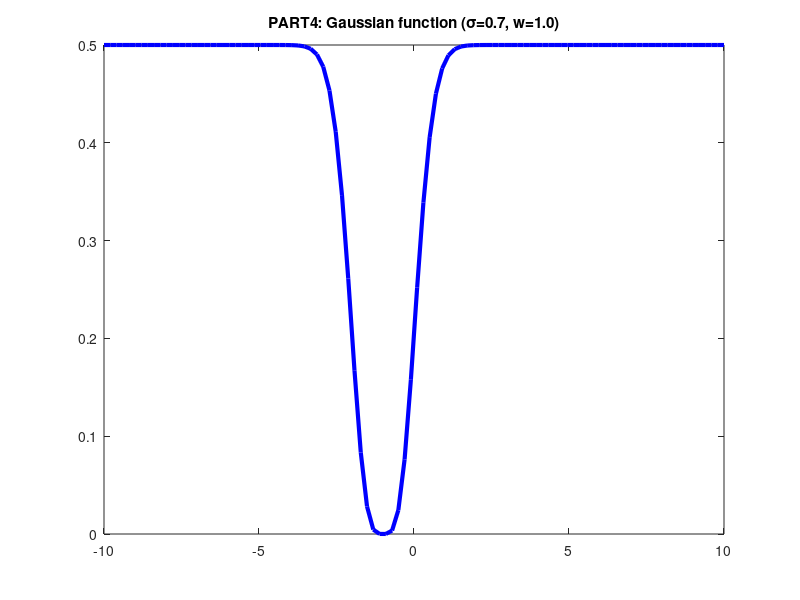

The MATLAB script that drew this image:
%% Part 1. Plot g(x) for sigma=+1, c=+1, and x in range -10 to 10
gaus = @(x,sig,c)exp(-(((x-c).^2)/(2*sig.^2))); %define gaussian function

x = linspace(-10,10,100); %x ranging from -10 to 10
sig = 1; %variance
c = 1; %mean
w = 1; %weight

y = gaus(x,sig,c).* w; %calculating y

%plotting bell curve using gaussian function
clf(figure(1));
plot(x, y, 'b-', 'LineWidth', 3)
title(sprintf('PART1: Gaussian function (\\mu=%.1f, \\sigma=%.1f, w=%.1f)',c, sig, w));
hold on
plot(x, y, 'ro');

%% Part 2. Plot g(x).w for w=3, sigma=+1, c=+1, and x in range -10 to 10
x = linspace(-10,10,100); %x ranging from -10 to 10
sig = 1; %variance
c = 1; %mean
w = 3; %weight

y = gaus(x,sig,c) .* w; %calculating y

%plotting bell curve using gaussian function
clf(figure(1));
plot(x, y, 'b-', 'LineWidth', 3)
title(sprintf('PART2: Gaussian function (\\mu=%.1f, \\sigma=%.1f, w=%.1f)',c, sig, w));
hold on
plot(x, y, 'ro');

%% Part 3. Plot above loss function for c in range -10 to 10
x = [1,-1]; %x ranging from -10 to 10
y = [1,1];
sig = 0.7; %variance
c = linspace(-10,10,100); %mean
w = 3; %weight
N = length(x);
J = 0;

for i = 1:N
    y_hat = gaus(x(i),sig,c).*w; %calculating y
    J = J + 1/N*sum((y(i)-y_hat).^2,1);
end

%plotting bell curve using gaussian function
clf(figure(1));
plot(c, J, 'b-', 'LineWidth', 3)
title(sprintf('PART3: Gaussian function (\\sigma=%.1f, w=%.1f)',sig, w));
hold on

%% Part 4. Part4. Plot loss function for c2 in range -10 to 10
x = [1,-1]; %two x points
y = [1,1]; %two y points
sig = 0.7; %variance
c1 = 1; %mean for the first basis function
c2 = linspace(-10,10,100); %mean for the second basis function
w = [1 1]; %weight
N = length(x); %total number of function
J = 0; %initialize loss function

y_hat = gaus(x(1),sig,c1).*w(1); %calculating y_hat
J = J + 1/N*sum((y(1)-y_hat).^2,1); %calculating loss function

y_hat = gaus(x(2),sig,c2).*w(2); %calculating y_hat
J = J + 1/N*sum((y(2)-y_hat).^2,1); %calculating loss function

%plotting bell curve using gaussian function
clf(figure(1));
plot(c, J, 'b-', 'LineWidth', 3)
title(sprintf('PART4: Gaussian function (\\sigma=%.1f, w=%.1f)',sig, w(1)));
hold on

%%
%1. Starting with a squared error loss function, derive a steepest
%descent and an LMS rule to move the centers. Show that a good learning rule is to move the
%centers toward the data points. 
%2. Note that the loss function is not a quadratic function of c.
%How will this affect the convergence of your algorithm?

% b0 = ones(length(data),1); %bias term
% X1 = data(:,1); 
% X2 = data(:,2);
% X = [b0 X1 X2]; %new dataset with bias term
% C = data(:,3); %label
% subplot(1,1,1);
% gscatter(X1,X2,C,'rg');

%% Init params
% num_iterations = 1; % number of total iterations
% num_datapoints = length(x); % number of data points in the input file
% w = zeros(1,1); % initial weights
% y_hat = nan(size(y))'; % output prediction
% eta = 0.9; %learning rate
% ct = zeros(num_iterations,1); % initialize counter
% x = x';
% y = y';

%% Main Loop
% for counter_iteration = 1 : 1 : num_iterations
%     
%     for counter_data = 1 : 1 : num_datapoints
%         
%         x_i = x(counter_data,1); %training sample in 1x3
%         y_i = y(counter_data,1); %training label
%         yhat_i = gaus(x_i,sig,c)*w; %y_hat prediction in 1x3 * 3x1
%               
%         if y_i ~= y_hat(counter_data) %conditional on mismatch
%             w = w + eta*(x_i*x_i').^-1*(y_i-x_i*w).*x_i'; % steepest descent
%             c = c - eta* 
%             % (3x1) + (1x3*3x1)*(1x1-1x3*3x1)*1x3
%             % (3x1) + (1x1)*(1x1)*3x1 = 3x1
%             ct(counter_iteration) = ct(counter_iteration) + 1; % counter update
%         end  
%         
%     end
%     
% end

%% Part 2. Plot g(x).w for w=3, sigma=+1, c=+1, and x in range -10 to 10
% x = linspace(-10,10,100); %x ranging from -10 to 10
% sig = 1; %variance
% c = 3; %mean
% % w = 3; %weight
% 
% y = gaus(x,sig,c) .* w; %calculating y
% 
% %plotting bell curve using gaussian function
% clf(figure(1));
% plot(x, y, 'b-', 'LineWidth', 3)
% title(sprintf('PART1: Gaussian function (\\mu=%.1f, \\sigma=%.1f, w=%.1f)',c, sig, w));
% hold on
% plot(x, y, 'ro');